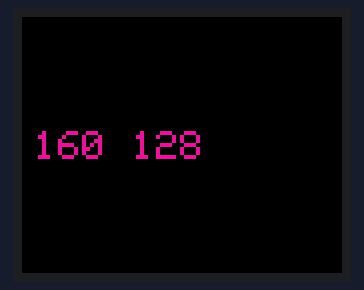
This sketch was run on a simulated Arduino Uno, built with avr-gcc and run on an emulated ATmega328P. Shown: 160×128 colour display. Random numbers use the default seed unless the sketch sets one.

Above: at 0.12 s.
At 5.15 s:
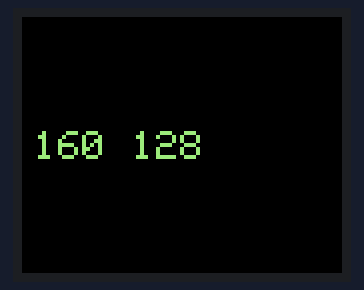
At 9.97 s:
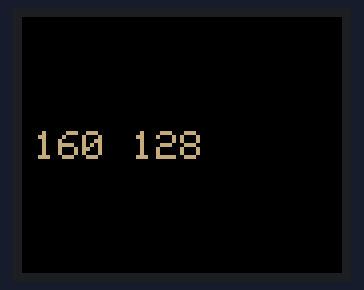
At 19.83 s:
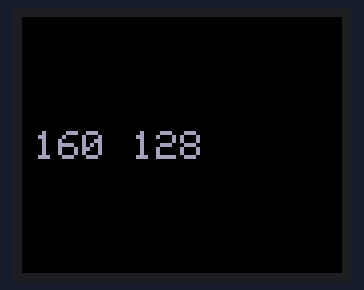
At 29.68 s:
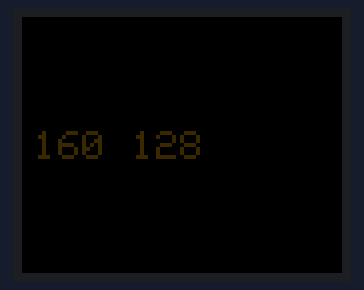
At 39.74 s:
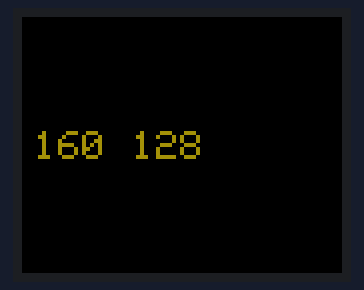

The sketch:

TFT_screen.ino
```cpp
/*
 * Rui Santos
 * Complete Project Details http://randomnerdtutorials.com
 */

// include TFT and SPI libraries
#include <TFT.h>
#include <SPI.h>


// pin definition for Arduino UNO
#define cs   10
#define dc   9
#define rst  8


// create an instance of the library
TFT TFTscreen = TFT(cs,dc,rst);

void setup() {

  //initialize the library
  TFTscreen.begin();

  // clear the screen with a black background
  TFTscreen.background(0, 0, 0);
  //set the text size
  TFTscreen.setTextSize(2);
}

void loop() {

  //generate a random color
  int redRandom = random(0, 255);
  int greenRandom = random (0, 255);
  int blueRandom = random (0, 255);

  // set a random font color
  TFTscreen.stroke(redRandom, greenRandom, blueRandom);

  int width = TFTscreen.width();
  char charArray[10];
  itoa(width, charArray, 10);
  TFTscreen.text(charArray, 6, 57);     // 160 px

  int height = TFTscreen.height();
  char charArray2[10];
  itoa(height, charArray2, 10);
  TFTscreen.text(charArray2, 55, 57);   // 128 px


  // wait 200 miliseconds until change to next color
  delay(200);
}
```
